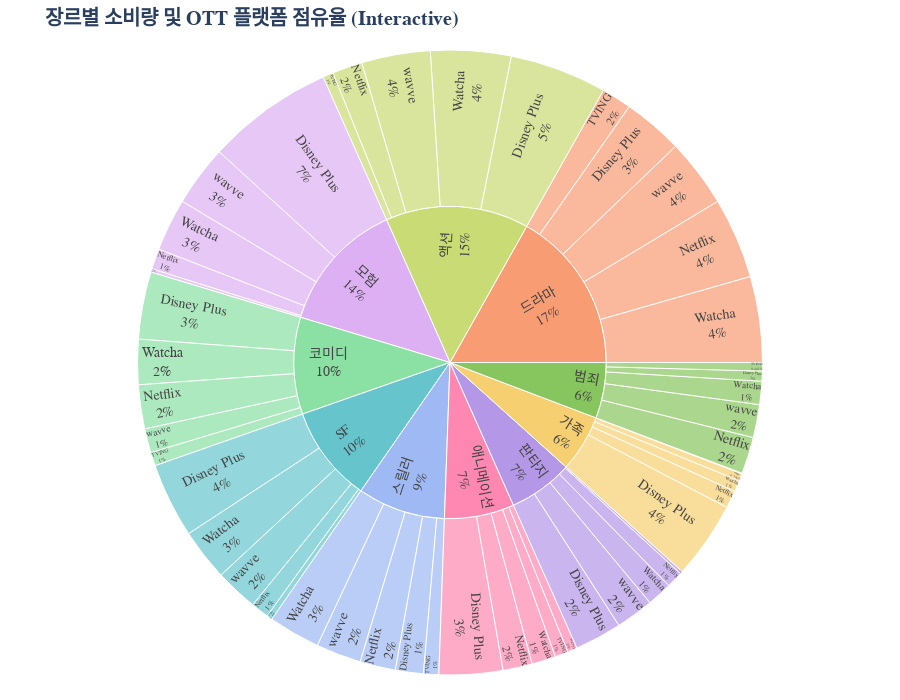

The cell this chart's notebook holds for it:
### Code cell
import pandas as pd
import plotly.express as px

# 1. 데이터 로드 및 전처리
file_path = 'data/tmdb_cleaned.csv'
df = pd.read_csv(file_path)
df = df.dropna(subset=['genres', 'providers'])

# 리스트 분리 (Explode)
df['providers'] = df['providers'].apply(lambda x: [p.strip() for p in x.split(',')])
df_exploded_p = df.explode('providers')

df_exploded_p['genres'] = df_exploded_p['genres'].apply(lambda x: [g.strip() for g in str(x).split(',')])
df_final = df_exploded_p.explode('genres')

# 2. 분석을 위한 데이터 필터링
# 주요 5개 플랫폼만 선정 (데이터 가독성을 위해)
target_platforms = ['Netflix', 'Disney Plus', 'Watcha', 'wavve', 'TVING']
df_viz = df_final[df_final['providers'].isin(target_platforms)]

# 주요 장르 상위 10개만 선정 (너무 자잘한 장르는 'Others'로 묶기 위함이나, 여기선 깔끔하게 Top 10만 시각화)
top_genres = df_viz.groupby('genres')['vote_count'].sum().sort_values(ascending=False).head(10).index
df_viz = df_viz[df_viz['genres'].isin(top_genres)]

# 3. 데이터 집계 (장르 -> 플랫폼 계층 구조)
df_grouped = df_viz.groupby(['genres', 'providers'])['vote_count'].sum().reset_index()

# 4. Sunburst Chart 시각화 (Interactive)
fig = px.sunburst(
    df_grouped,
    path=['genres', 'providers'],  # 계층 구조: 안쪽(장르) -> 바깥쪽(플랫폼)
    values='vote_count',           # 크기 기준: 투표수(소비량)
    color='genres',                # 색상 기준: 장르별로 색상 구분
    title='<b>장르별 소비량 및 OTT 플랫폼 점유율 (Interactive)</b>',
    color_discrete_sequence=px.colors.qualitative.Pastel, # 파스텔 톤 색상
    height=700
)

# 차트 디자인 다듬기
fig.update_traces(
    textinfo="label+percent entry",  # 라벨과 비율 표시
    insidetextorientation='radial'   # 텍스트 방향 설정
)

fig.update_layout(
    margin=dict(t=50, l=25, r=25, b=25),
    font=dict(family="Malgun Gothic", size=14) # 한글 폰트 설정 (윈도우 기준)
)

fig.show()

### Figure 1 — Plotly figure (JSON) as saved in the notebook; plotly's stock layout.template omitted (floating-point values rounded to 4 significant figures)
{"data": [{"branchvalues": "total", "customdata": [["SF"], ["SF"], ["SF"], ["SF"], ["SF"], ["SF"], ["가족"], ["가족"], ["가족"], ["가족"], ["가족"], ["가족"], ["드라마"], ["드라마"], ["드라마"], ["드라마"], ["드라마"], ["드라마"], ["모험"], ["모험"], ["모험"], ["모험"], ["모험"], ["모험"], ["범죄"], ["범죄"], ["범죄"], ["범죄"], ["범죄"], ["범죄"], ["스릴러"], ["스릴러"], ["스릴러"], ["스릴러"], ["스릴러"], ["스릴러"], ["애니메이션"], ["애니메이션"], ["애니메이션"], ["애니메이션"], ["애니메이션"], ["애니메이션"], ["액션"], ["액션"], ["액션"], ["액션"], ["액션"], ["액션"], ["코미디"], ["코미디"], ["코미디"], ["코미디"], ["코미디"], ["코미디"], ["판타지"], ["판타지"], ["판타지"], ["판타지"], ["판타지"], ["판타지"]], "domain": {"x": [0, 1], "y": [0, 1]}, "hovertemplate": "labels=%{label}<br>vote_count=%{value}<br>parent=%{parent}<br>id=%{id}<br>genres=%{customdata[0]}<extra></extra>", "ids": ["SF/Disney Plus", "SF/wavve", "SF/Watcha", "SF", "SF/Netflix", "SF/TVING", "가족/Disney Plus", "가족/Netflix", "가족/TVING", "가족/Watcha", "가족/wavve", "가족", "드라마/Disney Plus", "드라마/Netflix", "드라마/TVING", "드라마/Watcha", "드라마/wavve", "드라마", "모험", "모험/TVING", "모험/Watcha", "모험/Netflix", "모험/wavve", "모험/Disney Plus", "범죄/Disney Plus", "범죄/Netflix", "범죄/TVING", "범죄/Watcha", "범죄/wavve", "범죄", "스릴러", "스릴러/wavve", "스릴러/TVING", "스릴러/Netflix", "스릴러/Disney Plus", "스릴러/Watcha", "애니메이션/Disney Plus", "애니메이션", "애니메이션/Netflix", "애니메이션/TVING", "애니메이션/wavve", "애니메이션/Watcha", "액션/Watcha", "액션/TVING", "액션", "액션/Netflix", "액션/Disney Plus", "액션/wavve", "코미디/Disney Plus", "코미디/Netflix", "코미디/Watcha", "코미디/wavve", "코미디", "코미디/TVING", "판타지/Disney Plus", "판타지/Watcha", "판타지/TVING", "판타지/Netflix", "판타지/wavve", "판타지"], "insidetextorientation": "radial", "labels": ["Disney Plus", "wavve", "Watcha", "SF", "Netflix", "TVING", "Disney Plus", "Netflix", "TVING", "Watcha", "wavve", "가족", "Disney Plus", "Netflix", "TVING", "Watcha", "wavve", "드라마", "모험", "TVING", "Watcha", "Netflix", "wavve", "Disney Plus", "Disney Plus", "Netflix", "TVING", "Watcha", "wavve", "범죄", "스릴러", "wavve", "TVING", "Netflix", "Disney Plus", "Watcha", "Disney Plus", "애니메이션", "Netflix", "TVING", "wavve", "Watcha", "Watcha", "TVING", "액션", "Netflix", "Disney Plus", "wavve", "Disney Plus", "Netflix", "Watcha", "wavve", "코미디", "TVING", "Disney Plus", "Watcha", "TVING", "Netflix", "wavve", "판타지"], "marker": {"colors": ["rgb(102, 197, 204)", "rgb(102, 197, 204)", "rgb(102, 197, 204)", "rgb(102, 197, 204)", "rgb(102, 197, 204)", "rgb(102, 197, 204)", "rgb(246, 207, 113)", "rgb(246, 207, 113)", "rgb(246, 207, 113)", "rgb(246, 207, 113)", "rgb(246, 207, 113)", "rgb(246, 207, 113)", "rgb(248, 156, 116)", "rgb(248, 156, 116)", "rgb(248, 156, 116)", "rgb(248, 156, 116)", "rgb(248, 156, 116)", "rgb(248, 156, 116)", "rgb(220, 176, 242)", "rgb(220, 176, 242)", "rgb(220, 176, 242)", "rgb(220, 176, 242)", "rgb(220, 176, 242)", "rgb(220, 176, 242)", "rgb(135, 197, 95)", "rgb(135, 197, 95)", "rgb(135, 197, 95)", "rgb(135, 197, 95)", "rgb(135, 197, 95)", "rgb(135, 197, 95)", "rgb(158, 185, 243)", "rgb(158, 185, 243)", "rgb(158, 185, 243)", "rgb(158, 185, 243)", "rgb(158, 185, 243)", "rgb(158, 185, 243)", "rgb(254, 136, 177)", "rgb(254, 136, 177)", "rgb(254, 136, 177)", "rgb(254, 136, 177)", "rgb(254, 136, 177)", "rgb(254, 136, 177)", "rgb(201, 219, 116)", "rgb(201, 219, 116)", "rgb(201, 219, 116)", "rgb(201, 219, 116)", "rgb(201, 219, 116)", "rgb(201, 219, 116)", "rgb(139, 224, 164)", "rgb(139, 224, 164)", "rgb(139, 224, 164)", "rgb(139, 224, 164)", "rgb(139, 224, 164)", "rgb(139, 224, 164)", "rgb(180, 151, 231)", "rgb(180, 151, 231)", "rgb(180, 151, 231)", "rgb(180, 151, 231)", "rgb(180, 151, 231)", "rgb(180, 151, 231)"]}, "name": "", "parents": ["SF", "SF", "SF", "", "SF", "SF", "가족", "가족", "가족", "가족", "가족", "", "드라마", "드라마", "드라마", "드라마", "드라마", "", "", "모험", "모험", "모험", "모험", "모험", "범죄", "범죄", "범죄", "범죄", "범죄", "", "", "스릴러", "스릴러", "스릴러", "스릴러", "스릴러", "애니메이션", "", "애니메이션", "애니메이션", "애니메이션", "애니메이션", "액션", "액션", "", "액션", "액션", "액션", "코미디", "코미디", "코미디", "코미디", "", "코미디", "판타지", "판타지", "판타지", "판타지", "판타지", ""], "textinfo": "label+percent entry", "type": "sunburst", "values": [959300.0, 549100.0, 664300.0, 2475000.0, 230200.0, 71740.0, 990000.0, 224900.0, 6797.0, 144600.0, 95650.0, 1462000.0, 771200.0, 1037000.0, 386200.0, 1101000.0, 876800.0, 4172000.0, 3387000.0, 42290.0, 673000.0, 263500.0, 780800.0, 1628000.0, 127900.0, 471800.0, 109200.0, 297100.0, 423300.0, 1429000.0, 2253000.0, 578700.0, 195100.0, 455800.0, 358500.0, 664600.0, 814900.0, 1792000.0, 377000.0, 169800.0, 124200.0, 305600.0, 1029000.0, 134200.0, 3674000.0, 386000.0, 1244000.0, 880800.0, 862700.0, 563400.0, 578400.0, 309000.0, 2487000.0, 173300.0, 602000.0, 321000.0, 33400.0, 211800.0, 486300.0, 1655000.0]}], "layout": {"font": {"family": "Malgun Gothic", "size": 14}, "height": 700, "legend": {"tracegroupgap": 0}, "margin": {"b": 25, "l": 25, "r": 25, "t": 50}, "sunburstcolorway": ["rgb(102, 197, 204)", "rgb(246, 207, 113)", "rgb(248, 156, 116)", "rgb(220, 176, 242)", "rgb(135, 197, 95)", "rgb(158, 185, 243)", "rgb(254, 136, 177)", "rgb(201, 219, 116)", "rgb(139, 224, 164)", "rgb(180, 151, 231)", "rgb(179, 179, 179)"], "title": {"text": "<b>장르별 소비량 및 OTT 플랫폼 점유율 (Interactive)</b>"}}}
